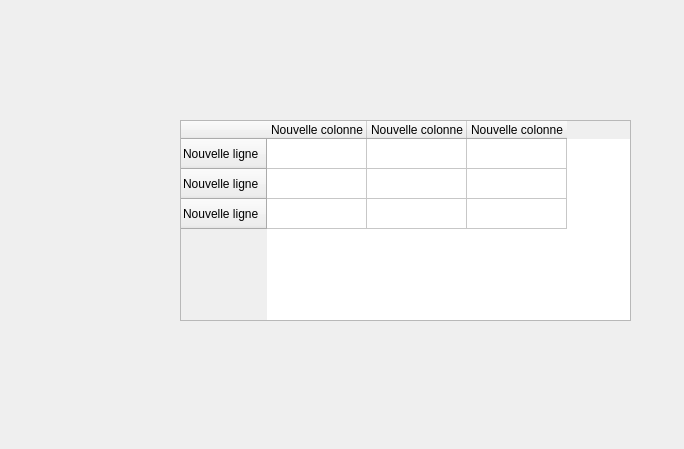
<?xml version="1.0" encoding="UTF-8"?>
<ui version="4.0">
 <class>Dialog</class>
 <widget class="QDialog" name="Dialog">
  <property name="geometry">
   <rect>
    <x>0</x>
    <y>0</y>
    <width>684</width>
    <height>449</height>
   </rect>
  </property>
  <property name="windowTitle">
   <string>Manage sequences</string>
  </property>
  <property name="layoutDirection">
   <enum>Qt::LeftToRight</enum>
  </property>
  <property name="autoFillBackground">
   <bool>false</bool>
  </property>
  <widget class="QTableWidget" name="tableWidget">
   <property name="geometry">
    <rect>
     <x>180</x>
     <y>120</y>
     <width>451</width>
     <height>201</height>
    </rect>
   </property>
   <row>
    <property name="text">
     <string>Nouvelle ligne</string>
    </property>
   </row>
   <row>
    <property name="text">
     <string>Nouvelle ligne</string>
    </property>
   </row>
   <row>
    <property name="text">
     <string>Nouvelle ligne</string>
    </property>
   </row>
   <column>
    <property name="text">
     <string>Nouvelle colonne</string>
    </property>
   </column>
   <column>
    <property name="text">
     <string>Nouvelle colonne</string>
    </property>
   </column>
   <column>
    <property name="text">
     <string>Nouvelle colonne</string>
    </property>
   </column>
  </widget>
 </widget>
 <resources/>
 <connections/>
</ui>
